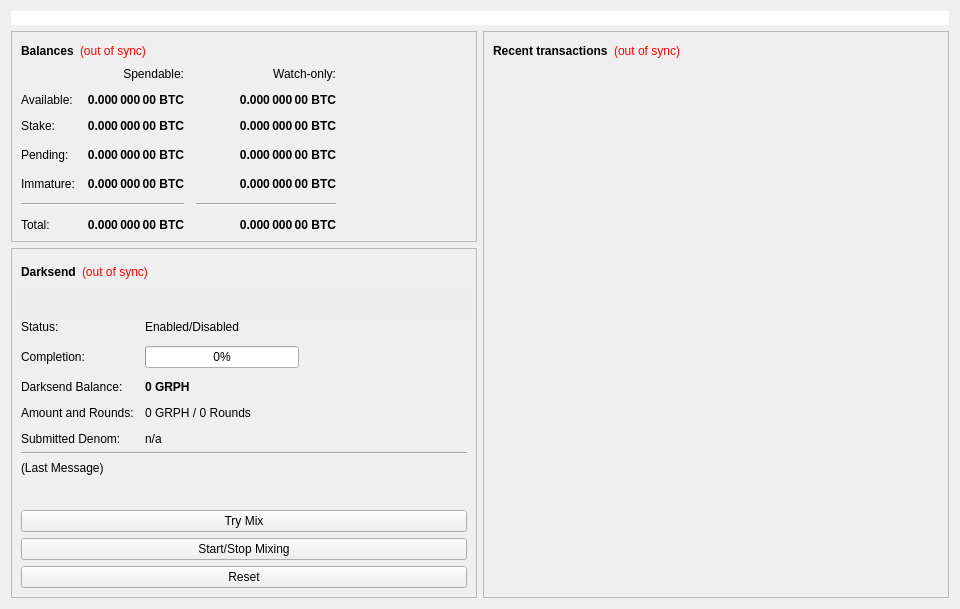
<?xml version="1.0" encoding="UTF-8"?>
<ui version="4.0">
 <class>OverviewPage</class>
 <widget class="QWidget" name="OverviewPage">
  <property name="geometry">
   <rect>
    <x>0</x>
    <y>0</y>
    <width>960</width>
    <height>594</height>
   </rect>
  </property>
  <property name="minimumSize">
   <size>
    <width>960</width>
    <height>0</height>
   </size>
  </property>
  <property name="windowTitle">
   <string>Form</string>
  </property>
  <layout class="QVBoxLayout" name="topLayout">
   <item>
    <widget class="QLabel" name="labelAlerts">
     <property name="visible">
      <bool>false</bool>
     </property>
     <property name="styleSheet">
      <string notr="true">background-color: qlineargradient(x1: 0, y1: 0, x2: 1, y2: 0, stop:0 #FFFFFF, stop:1 #FFFFFF); color:#000000;</string>
     </property>
     <property name="wordWrap">
      <bool>true</bool>
     </property>
     <property name="margin">
      <number>3</number>
     </property>
    </widget>
   </item>
   <item>
    <layout class="QHBoxLayout" name="horizontalLayout" stretch="1,1">
     <item>
      <layout class="QVBoxLayout" name="verticalLayout_2">
       <item>
        <widget class="QFrame" name="frame">
         <property name="frameShape">
          <enum>QFrame::StyledPanel</enum>
         </property>
         <property name="frameShadow">
          <enum>QFrame::Raised</enum>
         </property>
         <layout class="QVBoxLayout" name="verticalLayout_4">
          <item>
           <layout class="QHBoxLayout" name="horizontalLayout_4">
            <item>
             <widget class="QLabel" name="label_5">
              <property name="font">
               <font>
                <weight>75</weight>
                <bold>true</bold>
               </font>
              </property>
              <property name="text">
               <string>Balances</string>
              </property>
             </widget>
            </item>
            <item>
             <widget class="QLabel" name="labelWalletStatus">
              <property name="cursor">
               <cursorShape>WhatsThisCursor</cursorShape>
              </property>
              <property name="toolTip">
               <string>The displayed information may be out of date. Your wallet automatically synchronizes with the Graphcoin network after a connection is established, but this process has not completed yet.</string>
              </property>
              <property name="styleSheet">
               <string notr="true">QLabel { color: red; }</string>
              </property>
              <property name="text">
               <string notr="true">(out of sync)</string>
              </property>
              <property name="alignment">
               <set>Qt::AlignLeading|Qt::AlignLeft|Qt::AlignVCenter</set>
              </property>
             </widget>
            </item>
            <item>
             <spacer name="horizontalSpacer_3">
              <property name="orientation">
               <enum>Qt::Horizontal</enum>
              </property>
              <property name="sizeHint" stdset="0">
               <size>
                <width>40</width>
                <height>20</height>
               </size>
              </property>
             </spacer>
            </item>
           </layout>
          </item>
          <item>
           <layout class="QGridLayout" name="gridLayout">
            <property name="spacing">
             <number>12</number>
            </property>
            <item row="3" column="2">
             <widget class="QLabel" name="labelWatchPending">
              <property name="font">
               <font>
                <weight>75</weight>
                <bold>true</bold>
               </font>
              </property>
              <property name="cursor">
               <cursorShape>IBeamCursor</cursorShape>
              </property>
              <property name="toolTip">
               <string>Unconfirmed transactions to watch-only addresses</string>
              </property>
              <property name="text">
               <string notr="true">0.000 000 00 BTC</string>
              </property>
              <property name="alignment">
               <set>Qt::AlignRight|Qt::AlignTrailing|Qt::AlignVCenter</set>
              </property>
              <property name="textInteractionFlags">
               <set>Qt::LinksAccessibleByMouse|Qt::TextSelectableByKeyboard|Qt::TextSelectableByMouse</set>
              </property>
             </widget>
            </item>
            <item row="3" column="1">
             <widget class="QLabel" name="labelUnconfirmed">
              <property name="font">
               <font>
                <weight>75</weight>
                <bold>true</bold>
               </font>
              </property>
              <property name="cursor">
               <cursorShape>IBeamCursor</cursorShape>
              </property>
              <property name="toolTip">
               <string>Total of transactions that have yet to be confirmed, and do not yet count toward the spendable balance</string>
              </property>
              <property name="text">
               <string notr="true">0.000 000 00 BTC</string>
              </property>
              <property name="alignment">
               <set>Qt::AlignRight|Qt::AlignTrailing|Qt::AlignVCenter</set>
              </property>
              <property name="textInteractionFlags">
               <set>Qt::LinksAccessibleByMouse|Qt::TextSelectableByKeyboard|Qt::TextSelectableByMouse</set>
              </property>
             </widget>
            </item>
            <item row="4" column="2">
             <widget class="QLabel" name="labelWatchImmature">
              <property name="font">
               <font>
                <weight>75</weight>
                <bold>true</bold>
               </font>
              </property>
              <property name="cursor">
               <cursorShape>IBeamCursor</cursorShape>
              </property>
              <property name="toolTip">
               <string>Mined balance in watch-only addresses that has not yet matured</string>
              </property>
              <property name="text">
               <string notr="true">0.000 000 00 BTC</string>
              </property>
              <property name="alignment">
               <set>Qt::AlignRight|Qt::AlignTrailing|Qt::AlignVCenter</set>
              </property>
              <property name="textInteractionFlags">
               <set>Qt::LinksAccessibleByMouse|Qt::TextSelectableByKeyboard|Qt::TextSelectableByMouse</set>
              </property>
             </widget>
            </item>
            <item row="5" column="0" colspan="2">
             <widget class="Line" name="lineSpendableBalance">
              <property name="orientation">
               <enum>Qt::Horizontal</enum>
              </property>
             </widget>
            </item>
            <item row="5" column="2">
             <widget class="Line" name="lineWatchBalance">
              <property name="sizePolicy">
               <sizepolicy hsizetype="Preferred" vsizetype="Fixed">
                <horstretch>0</horstretch>
                <verstretch>0</verstretch>
               </sizepolicy>
              </property>
              <property name="minimumSize">
               <size>
                <width>140</width>
                <height>0</height>
               </size>
              </property>
              <property name="orientation">
               <enum>Qt::Horizontal</enum>
              </property>
             </widget>
            </item>
            <item row="6" column="0">
             <widget class="QLabel" name="labelTotalText">
              <property name="text">
               <string>Total:</string>
              </property>
             </widget>
            </item>
            <item row="4" column="1">
             <widget class="QLabel" name="labelImmature">
              <property name="font">
               <font>
                <weight>75</weight>
                <bold>true</bold>
               </font>
              </property>
              <property name="cursor">
               <cursorShape>IBeamCursor</cursorShape>
              </property>
              <property name="toolTip">
               <string>Mined balance that has not yet matured</string>
              </property>
              <property name="text">
               <string notr="true">0.000 000 00 BTC</string>
              </property>
              <property name="alignment">
               <set>Qt::AlignRight|Qt::AlignTrailing|Qt::AlignVCenter</set>
              </property>
              <property name="textInteractionFlags">
               <set>Qt::LinksAccessibleByMouse|Qt::TextSelectableByKeyboard|Qt::TextSelectableByMouse</set>
              </property>
             </widget>
            </item>
            <item row="3" column="3">
             <spacer name="horizontalSpacer_2">
              <property name="orientation">
               <enum>Qt::Horizontal</enum>
              </property>
              <property name="sizeHint" stdset="0">
               <size>
                <width>40</width>
                <height>20</height>
               </size>
              </property>
             </spacer>
            </item>
            <item row="4" column="0">
             <widget class="QLabel" name="labelImmatureText">
              <property name="text">
               <string>Immature:</string>
              </property>
             </widget>
            </item>
            <item row="6" column="1">
             <widget class="QLabel" name="labelTotal">
              <property name="font">
               <font>
                <weight>75</weight>
                <bold>true</bold>
               </font>
              </property>
              <property name="cursor">
               <cursorShape>IBeamCursor</cursorShape>
              </property>
              <property name="toolTip">
               <string>Your current total balance</string>
              </property>
              <property name="text">
               <string notr="true">0.000 000 00 BTC</string>
              </property>
              <property name="alignment">
               <set>Qt::AlignRight|Qt::AlignTrailing|Qt::AlignVCenter</set>
              </property>
              <property name="textInteractionFlags">
               <set>Qt::LinksAccessibleByMouse|Qt::TextSelectableByKeyboard|Qt::TextSelectableByMouse</set>
              </property>
             </widget>
            </item>
            <item row="6" column="2">
             <widget class="QLabel" name="labelWatchTotal">
              <property name="font">
               <font>
                <weight>75</weight>
                <bold>true</bold>
               </font>
              </property>
              <property name="cursor">
               <cursorShape>IBeamCursor</cursorShape>
              </property>
              <property name="toolTip">
               <string>Current total balance in watch-only addresses</string>
              </property>
              <property name="text">
               <string notr="true">0.000 000 00 BTC</string>
              </property>
              <property name="alignment">
               <set>Qt::AlignRight|Qt::AlignTrailing|Qt::AlignVCenter</set>
              </property>
              <property name="textInteractionFlags">
               <set>Qt::LinksAccessibleByMouse|Qt::TextSelectableByKeyboard|Qt::TextSelectableByMouse</set>
              </property>
             </widget>
            </item>
            <item row="0" column="2">
             <widget class="QLabel" name="labelWatchonly">
              <property name="text">
               <string>Watch-only:</string>
              </property>
              <property name="alignment">
               <set>Qt::AlignRight|Qt::AlignTrailing|Qt::AlignVCenter</set>
              </property>
             </widget>
            </item>
            <item row="1" column="0">
             <widget class="QLabel" name="labelBalanceText">
              <property name="text">
               <string>Available:</string>
              </property>
             </widget>
            </item>
            <item row="1" column="1">
             <widget class="QLabel" name="labelBalance">
              <property name="font">
               <font>
                <weight>75</weight>
                <bold>true</bold>
               </font>
              </property>
              <property name="cursor">
               <cursorShape>IBeamCursor</cursorShape>
              </property>
              <property name="toolTip">
               <string>Your current spendable balance</string>
              </property>
              <property name="text">
               <string notr="true">0.000 000 00 BTC</string>
              </property>
              <property name="alignment">
               <set>Qt::AlignRight|Qt::AlignTrailing|Qt::AlignVCenter</set>
              </property>
              <property name="textInteractionFlags">
               <set>Qt::LinksAccessibleByMouse|Qt::TextSelectableByKeyboard|Qt::TextSelectableByMouse</set>
              </property>
             </widget>
            </item>
            <item row="2" column="0">
             <widget class="QLabel" name="label_10">
              <property name="text">
               <string>Stake:</string>
              </property>
             </widget>
            </item>
            <item row="2" column="1">
             <widget class="QLabel" name="labelStake">
              <property name="font">
               <font>
                <weight>75</weight>
                <bold>true</bold>
               </font>
              </property>
              <property name="cursor">
               <cursorShape>IBeamCursor</cursorShape>
              </property>
              <property name="toolTip">
               <string>Total of coins that was staked, and do not yet count toward the current balance</string>
              </property>
              <property name="text">
               <string notr="true">0.000 000 00 BTC</string>
              </property>
              <property name="alignment">
               <set>Qt::AlignRight|Qt::AlignTrailing|Qt::AlignVCenter</set>
              </property>
              <property name="textInteractionFlags">
               <set>Qt::LinksAccessibleByMouse|Qt::TextSelectableByKeyboard|Qt::TextSelectableByMouse</set>
              </property>
             </widget>
            </item>
            <item row="2" column="2">
             <widget class="QLabel" name="labelWatchStake">
              <property name="font">
               <font>
                <weight>75</weight>
                <bold>true</bold>
               </font>
              </property>
              <property name="cursor">
               <cursorShape>IBeamCursor</cursorShape>
              </property>
              <property name="toolTip">
               <string>Total of coins that was staked in watch-only addresses, and do not yet count toward the current watch-only balance</string>
              </property>
              <property name="text">
               <string notr="true">0.000 000 00 BTC</string>
              </property>
              <property name="alignment">
               <set>Qt::AlignRight|Qt::AlignTrailing|Qt::AlignVCenter</set>
              </property>
              <property name="textInteractionFlags">
               <set>Qt::LinksAccessibleByMouse|Qt::TextSelectableByKeyboard|Qt::TextSelectableByMouse</set>
              </property>
             </widget>
            </item>
            <item row="1" column="2">
             <widget class="QLabel" name="labelWatchAvailable">
              <property name="font">
               <font>
                <weight>75</weight>
                <bold>true</bold>
               </font>
              </property>
              <property name="cursor">
               <cursorShape>IBeamCursor</cursorShape>
              </property>
              <property name="toolTip">
               <string>Your current balance in watch-only addresses</string>
              </property>
              <property name="text">
               <string notr="true">0.000 000 00 BTC</string>
              </property>
              <property name="alignment">
               <set>Qt::AlignRight|Qt::AlignTrailing|Qt::AlignVCenter</set>
              </property>
              <property name="textInteractionFlags">
               <set>Qt::LinksAccessibleByMouse|Qt::TextSelectableByKeyboard|Qt::TextSelectableByMouse</set>
              </property>
             </widget>
            </item>
            <item row="3" column="0">
             <widget class="QLabel" name="labelPendingText">
              <property name="text">
               <string>Pending:</string>
              </property>
             </widget>
            </item>
            <item row="0" column="1">
             <widget class="QLabel" name="labelSpendable">
              <property name="text">
               <string>Spendable:</string>
              </property>
              <property name="alignment">
               <set>Qt::AlignRight|Qt::AlignTrailing|Qt::AlignVCenter</set>
              </property>
             </widget>
            </item>
           </layout>
          </item>
         </layout>
        </widget>
       </item>
       <item>
        <widget class="QFrame" name="frameDarksend">
         <property name="sizePolicy">
          <sizepolicy hsizetype="Expanding" vsizetype="Expanding">
           <horstretch>0</horstretch>
           <verstretch>0</verstretch>
          </sizepolicy>
         </property>
         <property name="minimumSize">
          <size>
           <width>0</width>
           <height>350</height>
          </size>
         </property>
         <property name="layoutDirection">
          <enum>Qt::LeftToRight</enum>
         </property>
         <property name="frameShape">
          <enum>QFrame::StyledPanel</enum>
         </property>
         <property name="frameShadow">
          <enum>QFrame::Raised</enum>
         </property>
         <layout class="QVBoxLayout" name="verticalLayout_5">
          <item>
           <layout class="QHBoxLayout" name="horizontalLayout_5">
            <item>
             <widget class="QLabel" name="label_2">
              <property name="font">
               <font>
                <weight>75</weight>
                <bold>true</bold>
               </font>
              </property>
              <property name="text">
               <string>Darksend</string>
              </property>
             </widget>
            </item>
            <item>
             <widget class="QLabel" name="labelDarksendSyncStatus">
              <property name="toolTip">
               <string>The displayed information may be out of date. Your wallet automatically synchronizes with the Graphcoin network after a connection is established, but this process has not completed yet.</string>
              </property>
              <property name="styleSheet">
               <string notr="true">QLabel { color: red; }</string>
              </property>
              <property name="text">
               <string notr="true">(out of sync)</string>
              </property>
              <property name="alignment">
               <set>Qt::AlignLeading|Qt::AlignLeft|Qt::AlignVCenter</set>
              </property>
             </widget>
            </item>
            <item>
             <spacer name="horizontalSpacer_4">
              <property name="orientation">
               <enum>Qt::Horizontal</enum>
              </property>
              <property name="sizeHint" stdset="0">
               <size>
                <width>40</width>
                <height>20</height>
               </size>
              </property>
             </spacer>
            </item>
           </layout>
          </item>
          <item>
           <widget class="QPushButton" name="runAutoDenom">
            <property name="palette">
             <palette>
              <active>
               <colorrole role="WindowText">
                <brush brushstyle="SolidPattern">
                 <color alpha="255">
                  <red>0</red>
                  <green>0</green>
                  <blue>0</blue>
                 </color>
                </brush>
               </colorrole>
               <colorrole role="Button">
                <brush brushstyle="SolidPattern">
                 <color alpha="255">
                  <red>239</red>
                  <green>238</green>
                  <blue>238</blue>
                 </color>
                </brush>
               </colorrole>
               <colorrole role="Light">
                <brush brushstyle="SolidPattern">
                 <color alpha="255">
                  <red>255</red>
                  <green>255</green>
                  <blue>255</blue>
                 </color>
                </brush>
               </colorrole>
               <colorrole role="Midlight">
                <brush brushstyle="SolidPattern">
                 <color alpha="255">
                  <red>247</red>
                  <green>246</green>
                  <blue>246</blue>
                 </color>
                </brush>
               </colorrole>
               <colorrole role="Dark">
                <brush brushstyle="SolidPattern">
                 <color alpha="255">
                  <red>119</red>
                  <green>119</green>
                  <blue>119</blue>
                 </color>
                </brush>
               </colorrole>
               <colorrole role="Mid">
                <brush brushstyle="SolidPattern">
                 <color alpha="255">
                  <red>159</red>
                  <green>159</green>
                  <blue>159</blue>
                 </color>
                </brush>
               </colorrole>
               <colorrole role="Text">
                <brush brushstyle="SolidPattern">
                 <color alpha="255">
                  <red>0</red>
                  <green>0</green>
                  <blue>0</blue>
                 </color>
                </brush>
               </colorrole>
               <colorrole role="BrightText">
                <brush brushstyle="SolidPattern">
                 <color alpha="255">
                  <red>255</red>
                  <green>255</green>
                  <blue>255</blue>
                 </color>
                </brush>
               </colorrole>
               <colorrole role="ButtonText">
                <brush brushstyle="SolidPattern">
                 <color alpha="255">
                  <red>0</red>
                  <green>0</green>
                  <blue>0</blue>
                 </color>
                </brush>
               </colorrole>
               <colorrole role="Base">
                <brush brushstyle="SolidPattern">
                 <color alpha="255">
                  <red>255</red>
                  <green>255</green>
                  <blue>255</blue>
                 </color>
                </brush>
               </colorrole>
               <colorrole role="Window">
                <brush brushstyle="SolidPattern">
                 <color alpha="255">
                  <red>239</red>
                  <green>238</green>
                  <blue>238</blue>
                 </color>
                </brush>
               </colorrole>
               <colorrole role="Shadow">
                <brush brushstyle="SolidPattern">
                 <color alpha="255">
                  <red>0</red>
                  <green>0</green>
                  <blue>0</blue>
                 </color>
                </brush>
               </colorrole>
               <colorrole role="AlternateBase">
                <brush brushstyle="SolidPattern">
                 <color alpha="255">
                  <red>247</red>
                  <green>246</green>
                  <blue>246</blue>
                 </color>
                </brush>
               </colorrole>
               <colorrole role="ToolTipBase">
                <brush brushstyle="SolidPattern">
                 <color alpha="255">
                  <red>255</red>
                  <green>255</green>
                  <blue>220</blue>
                 </color>
                </brush>
               </colorrole>
               <colorrole role="ToolTipText">
                <brush brushstyle="SolidPattern">
                 <color alpha="255">
                  <red>0</red>
                  <green>0</green>
                  <blue>0</blue>
                 </color>
                </brush>
               </colorrole>
              </active>
              <inactive>
               <colorrole role="WindowText">
                <brush brushstyle="SolidPattern">
                 <color alpha="255">
                  <red>0</red>
                  <green>0</green>
                  <blue>0</blue>
                 </color>
                </brush>
               </colorrole>
               <colorrole role="Button">
                <brush brushstyle="SolidPattern">
                 <color alpha="255">
                  <red>239</red>
                  <green>238</green>
                  <blue>238</blue>
                 </color>
                </brush>
               </colorrole>
               <colorrole role="Light">
                <brush brushstyle="SolidPattern">
                 <color alpha="255">
                  <red>255</red>
                  <green>255</green>
                  <blue>255</blue>
                 </color>
                </brush>
               </colorrole>
               <colorrole role="Midlight">
                <brush brushstyle="SolidPattern">
                 <color alpha="255">
                  <red>247</red>
                  <green>246</green>
                  <blue>246</blue>
                 </color>
                </brush>
               </colorrole>
               <colorrole role="Dark">
                <brush brushstyle="SolidPattern">
                 <color alpha="255">
                  <red>119</red>
                  <green>119</green>
                  <blue>119</blue>
                 </color>
                </brush>
               </colorrole>
               <colorrole role="Mid">
                <brush brushstyle="SolidPattern">
                 <color alpha="255">
                  <red>159</red>
                  <green>159</green>
                  <blue>159</blue>
                 </color>
                </brush>
               </colorrole>
               <colorrole role="Text">
                <brush brushstyle="SolidPattern">
                 <color alpha="255">
                  <red>0</red>
                  <green>0</green>
                  <blue>0</blue>
                 </color>
                </brush>
               </colorrole>
               <colorrole role="BrightText">
                <brush brushstyle="SolidPattern">
                 <color alpha="255">
                  <red>255</red>
                  <green>255</green>
                  <blue>255</blue>
                 </color>
                </brush>
               </colorrole>
               <colorrole role="ButtonText">
                <brush brushstyle="SolidPattern">
                 <color alpha="255">
                  <red>0</red>
                  <green>0</green>
                  <blue>0</blue>
                 </color>
                </brush>
               </colorrole>
               <colorrole role="Base">
                <brush brushstyle="SolidPattern">
                 <color alpha="255">
                  <red>255</red>
                  <green>255</green>
                  <blue>255</blue>
                 </color>
                </brush>
               </colorrole>
               <colorrole role="Window">
                <brush brushstyle="SolidPattern">
                 <color alpha="255">
                  <red>239</red>
                  <green>238</green>
                  <blue>238</blue>
                 </color>
                </brush>
               </colorrole>
               <colorrole role="Shadow">
                <brush brushstyle="SolidPattern">
                 <color alpha="255">
                  <red>0</red>
                  <green>0</green>
                  <blue>0</blue>
                 </color>
                </brush>
               </colorrole>
               <colorrole role="AlternateBase">
                <brush brushstyle="SolidPattern">
                 <color alpha="255">
                  <red>247</red>
                  <green>246</green>
                  <blue>246</blue>
                 </color>
                </brush>
               </colorrole>
               <colorrole role="ToolTipBase">
                <brush brushstyle="SolidPattern">
                 <color alpha="255">
                  <red>255</red>
                  <green>255</green>
                  <blue>220</blue>
                 </color>
                </brush>
               </colorrole>
               <colorrole role="ToolTipText">
                <brush brushstyle="SolidPattern">
                 <color alpha="255">
                  <red>0</red>
                  <green>0</green>
                  <blue>0</blue>
                 </color>
                </brush>
               </colorrole>
              </inactive>
              <disabled>
               <colorrole role="WindowText">
                <brush brushstyle="SolidPattern">
                 <color alpha="255">
                  <red>119</red>
                  <green>119</green>
                  <blue>119</blue>
                 </color>
                </brush>
               </colorrole>
               <colorrole role="Button">
                <brush brushstyle="SolidPattern">
                 <color alpha="255">
                  <red>239</red>
                  <green>238</green>
                  <blue>238</blue>
                 </color>
                </brush>
               </colorrole>
               <colorrole role="Light">
                <brush brushstyle="SolidPattern">
                 <color alpha="255">
                  <red>255</red>
                  <green>255</green>
                  <blue>255</blue>
                 </color>
                </brush>
               </colorrole>
               <colorrole role="Midlight">
                <brush brushstyle="SolidPattern">
                 <color alpha="255">
                  <red>247</red>
                  <green>246</green>
                  <blue>246</blue>
                 </color>
                </brush>
               </colorrole>
               <colorrole role="Dark">
                <brush brushstyle="SolidPattern">
                 <color alpha="255">
                  <red>119</red>
                  <green>119</green>
                  <blue>119</blue>
                 </color>
                </brush>
               </colorrole>
               <colorrole role="Mid">
                <brush brushstyle="SolidPattern">
                 <color alpha="255">
                  <red>159</red>
                  <green>159</green>
                  <blue>159</blue>
                 </color>
                </brush>
               </colorrole>
               <colorrole role="Text">
                <brush brushstyle="SolidPattern">
                 <color alpha="255">
                  <red>119</red>
                  <green>119</green>
                  <blue>119</blue>
                 </color>
                </brush>
               </colorrole>
               <colorrole role="BrightText">
                <brush brushstyle="SolidPattern">
                 <color alpha="255">
                  <red>255</red>
                  <green>255</green>
                  <blue>255</blue>
                 </color>
                </brush>
               </colorrole>
               <colorrole role="ButtonText">
                <brush brushstyle="SolidPattern">
                 <color alpha="255">
                  <red>119</red>
                  <green>119</green>
                  <blue>119</blue>
                 </color>
                </brush>
               </colorrole>
               <colorrole role="Base">
                <brush brushstyle="SolidPattern">
                 <color alpha="255">
                  <red>239</red>
                  <green>238</green>
                  <blue>238</blue>
                 </color>
                </brush>
               </colorrole>
               <colorrole role="Window">
                <brush brushstyle="SolidPattern">
                 <color alpha="255">
                  <red>239</red>
                  <green>238</green>
                  <blue>238</blue>
                 </color>
                </brush>
               </colorrole>
               <colorrole role="Shadow">
                <brush brushstyle="SolidPattern">
                 <color alpha="255">
                  <red>0</red>
                  <green>0</green>
                  <blue>0</blue>
                 </color>
                </brush>
               </colorrole>
               <colorrole role="AlternateBase">
                <brush brushstyle="SolidPattern">
                 <color alpha="255">
                  <red>239</red>
                  <green>238</green>
                  <blue>238</blue>
                 </color>
                </brush>
               </colorrole>
               <colorrole role="ToolTipBase">
                <brush brushstyle="SolidPattern">
                 <color alpha="255">
                  <red>255</red>
                  <green>255</green>
                  <blue>220</blue>
                 </color>
                </brush>
               </colorrole>
               <colorrole role="ToolTipText">
                <brush brushstyle="SolidPattern">
                 <color alpha="255">
                  <red>0</red>
                  <green>0</green>
                  <blue>0</blue>
                 </color>
                </brush>
               </colorrole>
              </disabled>
             </palette>
            </property>
            <property name="focusPolicy">
             <enum>Qt::NoFocus</enum>
            </property>
            <property name="autoFillBackground">
             <bool>true</bool>
            </property>
            <property name="text">
             <string/>
            </property>
            <property name="flat">
             <bool>true</bool>
            </property>
           </widget>
          </item>
          <item>
           <layout class="QFormLayout" name="formLayout">
            <property name="fieldGrowthPolicy">
             <enum>QFormLayout::AllNonFixedFieldsGrow</enum>
            </property>
            <property name="horizontalSpacing">
             <number>11</number>
            </property>
            <property name="verticalSpacing">
             <number>12</number>
            </property>
            <item row="0" column="0">
             <widget class="QLabel" name="label_6">
              <property name="text">
               <string>Status:</string>
              </property>
             </widget>
            </item>
            <item row="1" column="0">
             <widget class="QLabel" name="label_7">
              <property name="text">
               <string>Completion:</string>
              </property>
             </widget>
            </item>
            <item row="1" column="1">
             <widget class="QProgressBar" name="darksendProgress">
              <property name="maximumSize">
               <size>
                <width>154</width>
                <height>16777215</height>
               </size>
              </property>
              <property name="value">
               <number>0</number>
              </property>
             </widget>
            </item>
            <item row="3" column="0">
             <widget class="QLabel" name="labelAnonymizedText">
              <property name="text">
               <string>Darksend Balance:</string>
              </property>
             </widget>
            </item>
            <item row="3" column="1">
             <widget class="QLabel" name="labelAnonymized">
              <property name="font">
               <font>
                <weight>75</weight>
                <bold>true</bold>
               </font>
              </property>
              <property name="text">
               <string notr="true">0 GRPH</string>
              </property>
             </widget>
            </item>
            <item row="4" column="0">
             <widget class="QLabel" name="label_8">
              <property name="text">
               <string>Amount and Rounds:</string>
              </property>
             </widget>
            </item>
            <item row="4" column="1">
             <widget class="QLabel" name="labelAmountRounds">
              <property name="text">
               <string>0 GRPH / 0 Rounds</string>
              </property>
             </widget>
            </item>
            <item row="5" column="0">
             <widget class="QLabel" name="label_9">
              <property name="text">
               <string>Submitted Denom:</string>
              </property>
             </widget>
            </item>
            <item row="5" column="1">
             <widget class="QLabel" name="labelSubmittedDenom">
              <property name="toolTip">
               <string>The denominations you submitted to the Masternode.&lt;br&gt;To mix, other users must submit the exact same denominations.</string>
              </property>
              <property name="text">
               <string>n/a</string>
              </property>
             </widget>
            </item>
            <item row="0" column="1">
             <widget class="QLabel" name="darksendEnabled">
              <property name="text">
               <string>Enabled/Disabled</string>
              </property>
             </widget>
            </item>
           </layout>
          </item>
          <item>
           <widget class="Line" name="lineLastMessage">
            <property name="orientation">
             <enum>Qt::Horizontal</enum>
            </property>
           </widget>
          </item>
          <item>
           <widget class="QLabel" name="darksendStatus">
            <property name="minimumSize">
             <size>
              <width>288</width>
              <height>43</height>
             </size>
            </property>
            <property name="text">
             <string>(Last Message)</string>
            </property>
            <property name="alignment">
             <set>Qt::AlignLeading|Qt::AlignLeft|Qt::AlignTop</set>
            </property>
            <property name="wordWrap">
             <bool>true</bool>
            </property>
           </widget>
          </item>
          <item>
           <widget class="QPushButton" name="darksendAuto">
            <property name="sizePolicy">
             <sizepolicy hsizetype="MinimumExpanding" vsizetype="Fixed">
              <horstretch>0</horstretch>
              <verstretch>0</verstretch>
             </sizepolicy>
            </property>
            <property name="toolTip">
             <string>Try to manually submit a Darksend request.</string>
            </property>
            <property name="text">
             <string>Try Mix</string>
            </property>
           </widget>
          </item>
          <item>
           <widget class="QPushButton" name="toggleDarksend">
            <property name="sizePolicy">
             <sizepolicy hsizetype="MinimumExpanding" vsizetype="Fixed">
              <horstretch>0</horstretch>
              <verstretch>0</verstretch>
             </sizepolicy>
            </property>
            <property name="text">
             <string>Start/Stop Mixing</string>
            </property>
           </widget>
          </item>
          <item>
           <widget class="QPushButton" name="darksendReset">
            <property name="sizePolicy">
             <sizepolicy hsizetype="MinimumExpanding" vsizetype="Fixed">
              <horstretch>0</horstretch>
              <verstretch>0</verstretch>
             </sizepolicy>
            </property>
            <property name="toolTip">
             <string>Reset the current status of Darksend (can interrupt Darksend if it's in the process of Mixing, which can cost you money!)</string>
            </property>
            <property name="autoFillBackground">
             <bool>false</bool>
            </property>
            <property name="text">
             <string>Reset</string>
            </property>
           </widget>
          </item>
         </layout>
        </widget>
       </item>
       <item>
        <spacer name="verticalSpacer">
         <property name="orientation">
          <enum>Qt::Vertical</enum>
         </property>
         <property name="sizeHint" stdset="0">
          <size>
           <width>20</width>
           <height>40</height>
          </size>
         </property>
        </spacer>
       </item>
      </layout>
     </item>
     <item>
      <layout class="QVBoxLayout" name="verticalLayout_3">
       <item>
        <widget class="QFrame" name="frame_2">
         <property name="frameShape">
          <enum>QFrame::StyledPanel</enum>
         </property>
         <property name="frameShadow">
          <enum>QFrame::Raised</enum>
         </property>
         <layout class="QVBoxLayout" name="verticalLayout">
          <item>
           <layout class="QHBoxLayout" name="horizontalLayout_2">
            <item>
             <widget class="QLabel" name="label_4">
              <property name="font">
               <font>
                <weight>75</weight>
                <bold>true</bold>
               </font>
              </property>
              <property name="text">
               <string>Recent transactions</string>
              </property>
             </widget>
            </item>
            <item>
             <widget class="QLabel" name="labelTransactionsStatus">
              <property name="cursor">
               <cursorShape>WhatsThisCursor</cursorShape>
              </property>
              <property name="toolTip">
               <string>The displayed information may be out of date. Your wallet automatically synchronizes with the Graphcoin network after a connection is established, but this process has not completed yet.</string>
              </property>
              <property name="styleSheet">
               <string notr="true">QLabel { color: red; }</string>
              </property>
              <property name="text">
               <string notr="true">(out of sync)</string>
              </property>
              <property name="alignment">
               <set>Qt::AlignRight|Qt::AlignTrailing|Qt::AlignVCenter</set>
              </property>
             </widget>
            </item>
            <item>
             <spacer name="horizontalSpacer">
              <property name="orientation">
               <enum>Qt::Horizontal</enum>
              </property>
              <property name="sizeHint" stdset="0">
               <size>
                <width>40</width>
                <height>20</height>
               </size>
              </property>
             </spacer>
            </item>
           </layout>
          </item>
          <item>
           <widget class="QListView" name="listTransactions">
            <property name="styleSheet">
             <string notr="true">QListView { background: transparent; }</string>
            </property>
            <property name="frameShape">
             <enum>QFrame::NoFrame</enum>
            </property>
            <property name="verticalScrollBarPolicy">
             <enum>Qt::ScrollBarAlwaysOff</enum>
            </property>
            <property name="horizontalScrollBarPolicy">
             <enum>Qt::ScrollBarAlwaysOff</enum>
            </property>
            <property name="selectionMode">
             <enum>QAbstractItemView::NoSelection</enum>
            </property>
           </widget>
          </item>
         </layout>
        </widget>
       </item>
      </layout>
     </item>
    </layout>
   </item>
  </layout>
 </widget>
 <resources/>
 <connections/>
</ui>
